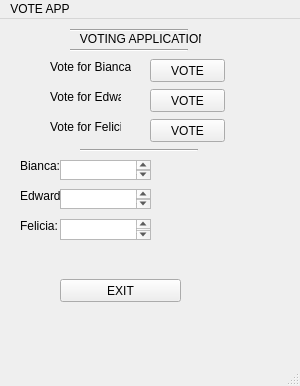
<?xml version="1.0" encoding="UTF-8"?>
<ui version="4.0">
 <class>MainWindow</class>
 <widget class="QMainWindow" name="MainWindow">
  <property name="geometry">
   <rect>
    <x>0</x>
    <y>0</y>
    <width>300</width>
    <height>386</height>
   </rect>
  </property>
  <property name="minimumSize">
   <size>
    <width>300</width>
    <height>0</height>
   </size>
  </property>
  <property name="windowTitle">
   <string>MainWindow</string>
  </property>
  <widget class="QWidget" name="centralwidget">
   <widget class="QLabel" name="label_2">
    <property name="geometry">
     <rect>
      <x>70</x>
      <y>10</y>
      <width>131</width>
      <height>20</height>
     </rect>
    </property>
    <property name="text">
     <string>   VOTING APPLICATION</string>
    </property>
   </widget>
   <widget class="QLabel" name="label_3">
    <property name="geometry">
     <rect>
      <x>10</x>
      <y>70</y>
      <width>47</width>
      <height>13</height>
     </rect>
    </property>
    <property name="text">
     <string/>
    </property>
   </widget>
   <widget class="QLabel" name="label_5">
    <property name="geometry">
     <rect>
      <x>10</x>
      <y>110</y>
      <width>47</width>
      <height>13</height>
     </rect>
    </property>
    <property name="text">
     <string/>
    </property>
   </widget>
   <widget class="Line" name="line">
    <property name="geometry">
     <rect>
      <x>70</x>
      <y>30</y>
      <width>118</width>
      <height>3</height>
     </rect>
    </property>
    <property name="orientation">
     <enum>Qt::Horizontal</enum>
    </property>
   </widget>
   <widget class="Line" name="line_2">
    <property name="geometry">
     <rect>
      <x>70</x>
      <y>10</y>
      <width>118</width>
      <height>3</height>
     </rect>
    </property>
    <property name="orientation">
     <enum>Qt::Horizontal</enum>
    </property>
   </widget>
   <widget class="QLabel" name="label">
    <property name="geometry">
     <rect>
      <x>50</x>
      <y>40</y>
      <width>81</width>
      <height>16</height>
     </rect>
    </property>
    <property name="text">
     <string>Vote for Bianca</string>
    </property>
   </widget>
   <widget class="QLabel" name="label_4">
    <property name="geometry">
     <rect>
      <x>50</x>
      <y>70</y>
      <width>71</width>
      <height>16</height>
     </rect>
    </property>
    <property name="text">
     <string>Vote for Edward</string>
    </property>
   </widget>
   <widget class="QLabel" name="label_6">
    <property name="geometry">
     <rect>
      <x>50</x>
      <y>100</y>
      <width>71</width>
      <height>16</height>
     </rect>
    </property>
    <property name="text">
     <string>Vote for Felicia</string>
    </property>
   </widget>
   <widget class="QPushButton" name="pushButton">
    <property name="geometry">
     <rect>
      <x>150</x>
      <y>40</y>
      <width>75</width>
      <height>23</height>
     </rect>
    </property>
    <property name="text">
     <string>VOTE</string>
    </property>
   </widget>
   <widget class="QPushButton" name="pushButton_2">
    <property name="geometry">
     <rect>
      <x>150</x>
      <y>70</y>
      <width>75</width>
      <height>23</height>
     </rect>
    </property>
    <property name="text">
     <string>VOTE</string>
    </property>
   </widget>
   <widget class="QPushButton" name="pushButton_3">
    <property name="geometry">
     <rect>
      <x>150</x>
      <y>100</y>
      <width>75</width>
      <height>23</height>
     </rect>
    </property>
    <property name="text">
     <string>VOTE</string>
    </property>
   </widget>
   <widget class="Line" name="line_3">
    <property name="geometry">
     <rect>
      <x>80</x>
      <y>130</y>
      <width>118</width>
      <height>3</height>
     </rect>
    </property>
    <property name="orientation">
     <enum>Qt::Horizontal</enum>
    </property>
   </widget>
   <widget class="QLabel" name="label_7">
    <property name="geometry">
     <rect>
      <x>20</x>
      <y>140</y>
      <width>47</width>
      <height>13</height>
     </rect>
    </property>
    <property name="text">
     <string>Bianca: </string>
    </property>
   </widget>
   <widget class="QLabel" name="label_8">
    <property name="geometry">
     <rect>
      <x>20</x>
      <y>170</y>
      <width>47</width>
      <height>13</height>
     </rect>
    </property>
    <property name="text">
     <string>Edward:</string>
    </property>
   </widget>
   <widget class="QLabel" name="label_9">
    <property name="geometry">
     <rect>
      <x>20</x>
      <y>200</y>
      <width>47</width>
      <height>13</height>
     </rect>
    </property>
    <property name="text">
     <string>Felicia: </string>
    </property>
   </widget>
   <widget class="QTextBrowser" name="textBrowser">
    <property name="geometry">
     <rect>
      <x>60</x>
      <y>141</y>
      <width>91</width>
      <height>20</height>
     </rect>
    </property>
   </widget>
   <widget class="QTextBrowser" name="textBrowser_2">
    <property name="geometry">
     <rect>
      <x>60</x>
      <y>170</y>
      <width>91</width>
      <height>20</height>
     </rect>
    </property>
   </widget>
   <widget class="QTextBrowser" name="textBrowser_3">
    <property name="geometry">
     <rect>
      <x>60</x>
      <y>200</y>
      <width>91</width>
      <height>21</height>
     </rect>
    </property>
   </widget>
   <widget class="QPushButton" name="pushButton_4">
    <property name="geometry">
     <rect>
      <x>60</x>
      <y>260</y>
      <width>121</width>
      <height>23</height>
     </rect>
    </property>
    <property name="text">
     <string>EXIT</string>
    </property>
   </widget>
  </widget>
  <widget class="QMenuBar" name="menubar">
   <property name="geometry">
    <rect>
     <x>0</x>
     <y>0</y>
     <width>300</width>
     <height>21</height>
    </rect>
   </property>
   <widget class="QMenu" name="menuVOTE_APP">
    <property name="title">
     <string>VOTE APP</string>
    </property>
   </widget>
   <addaction name="menuVOTE_APP"/>
  </widget>
  <widget class="QStatusBar" name="statusbar"/>
 </widget>
 <resources/>
 <connections/>
</ui>
